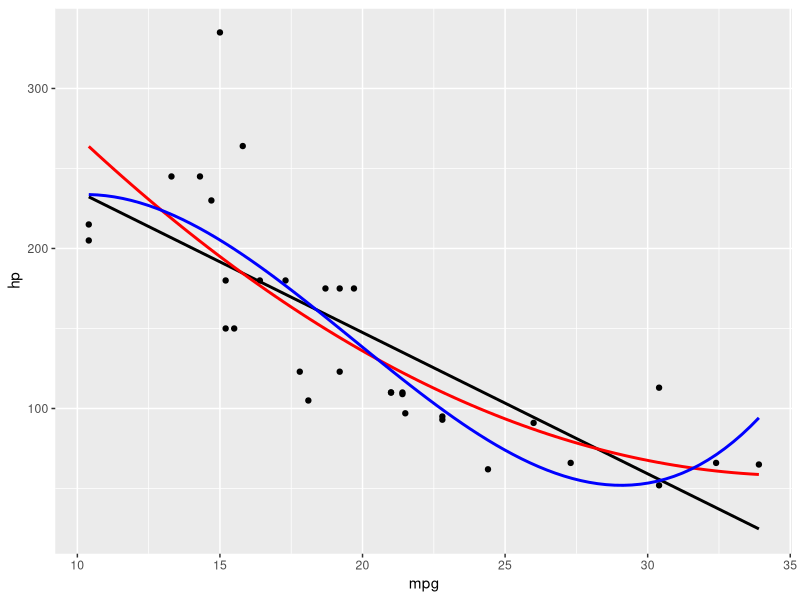
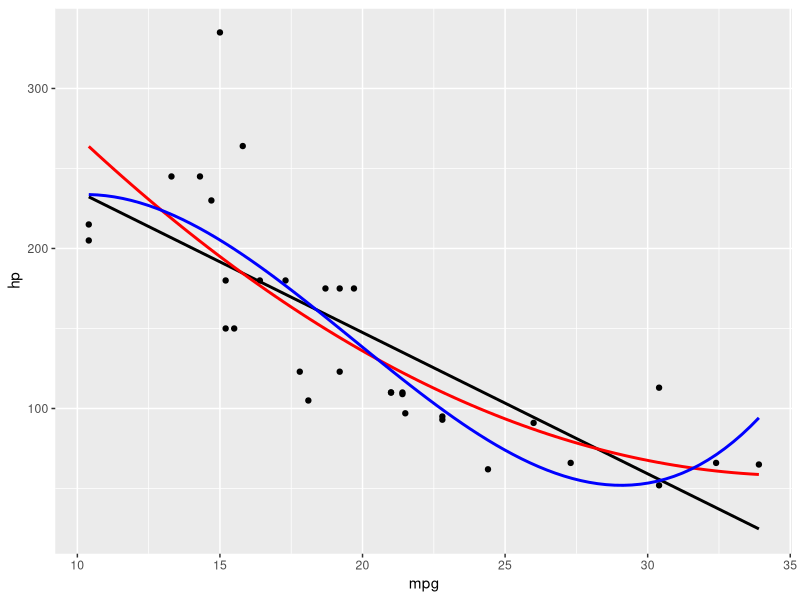
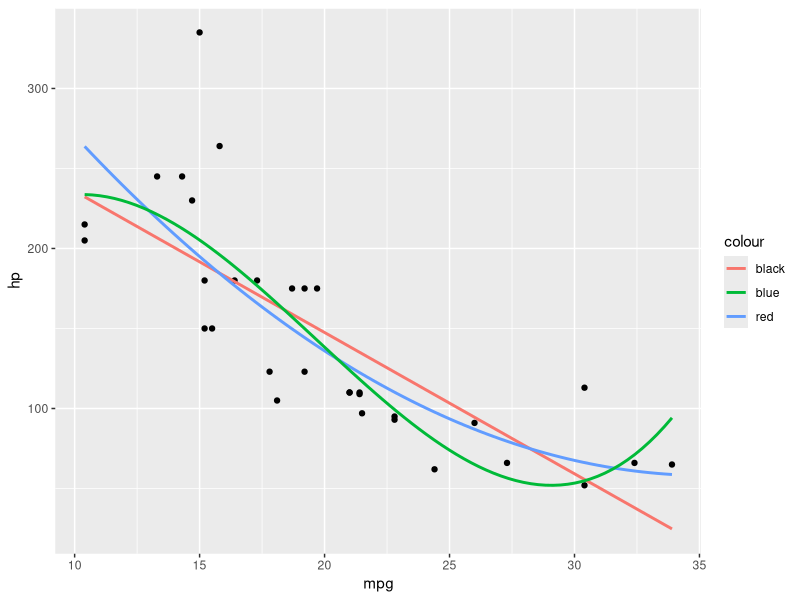
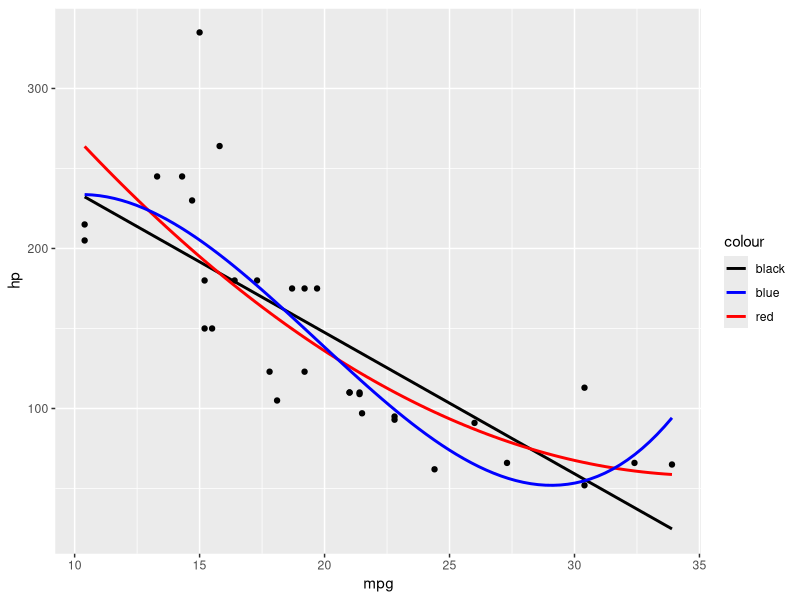
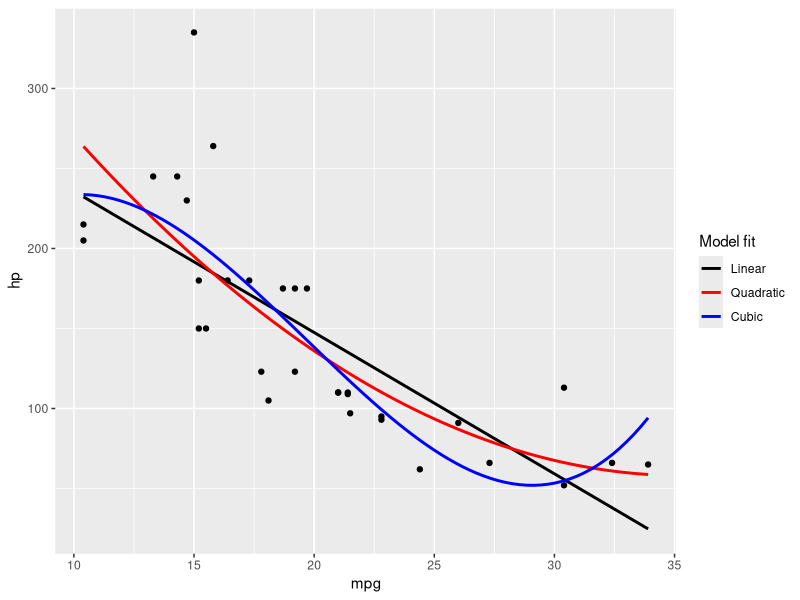
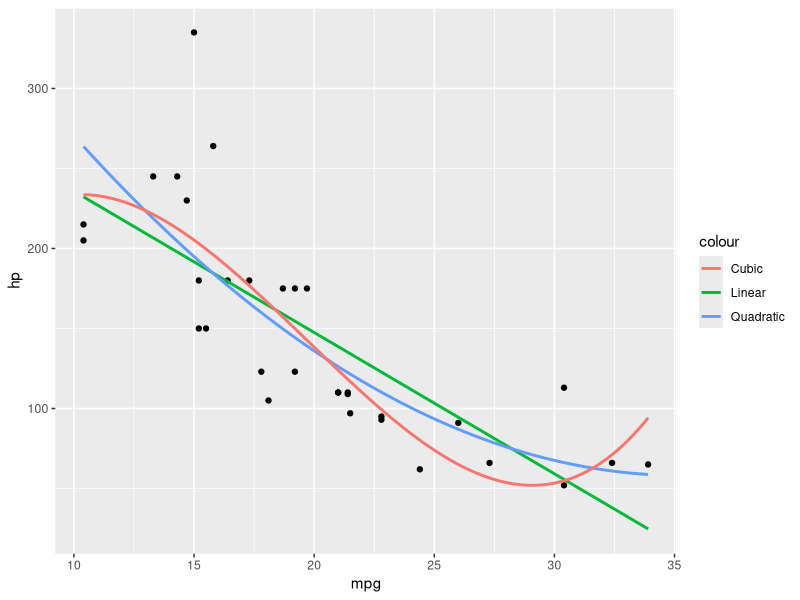
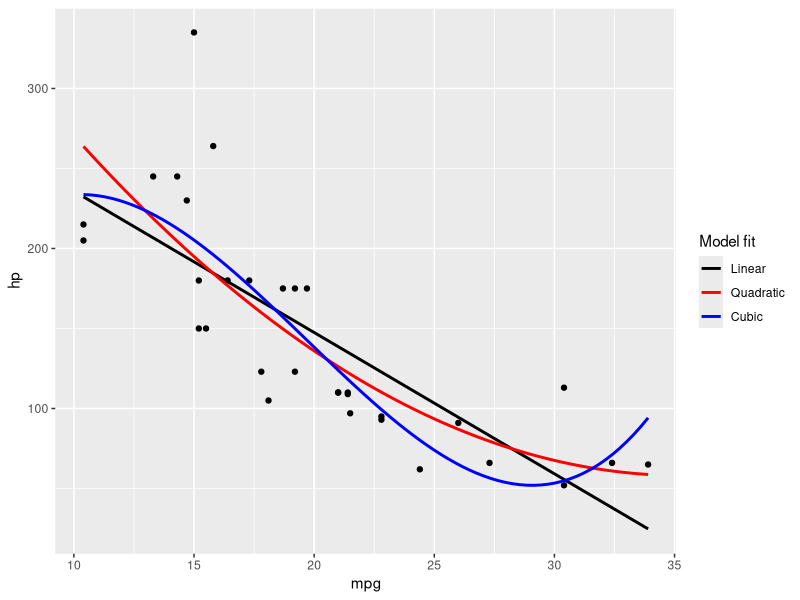

Generate these figures, in order, with R:
## ---- chunk 1
library(ggplot2) # v. 3.0.0
## ---- chunk 2
ggplot(mtcars, aes(mpg, hp) ) +
     geom_point() +
     geom_smooth(method = "lm", se = FALSE, color = "black") +
     geom_smooth(method = "lm", formula = y ~ poly(x, 2), se = FALSE, color = "red") +
     geom_smooth(method = "lm", formula = y ~ poly(x, 3), se = FALSE, color = "blue")
## ---- chunk 3
ggplot(mtcars, aes(mpg, hp) ) +
     geom_point() +
     geom_smooth(method = "lm", se = FALSE, color = "black") +
     geom_smooth(method = "lm", formula = y ~ poly(x, 2), se = FALSE, color = "red") +
     geom_smooth(method = "lm", formula = y ~ poly(x, 3), se = FALSE, color = "blue") +
     scale_color_manual(values = c("black", "red", "blue") )
## ---- chunk 4
ggplot(mtcars, aes(mpg, hp) ) +
     geom_point() +
     geom_smooth(method = "lm", se = FALSE, aes(color = "black") ) +
     geom_smooth(method = "lm", formula = y ~ poly(x, 2), se = FALSE, aes(color = "red") ) +
     geom_smooth(method = "lm", formula = y ~ poly(x, 3), se = FALSE, aes(color = "blue") )
## ---- chunk 5
ggplot(mtcars, aes(mpg, hp) ) +
     geom_point() +
     geom_smooth(method = "lm", se = FALSE, aes(color = "black") ) +
     geom_smooth(method = "lm", formula = y ~ poly(x, 2), se = FALSE, aes(color = "red") ) +
     geom_smooth(method = "lm", formula = y ~ poly(x, 3), se = FALSE, aes(color = "blue") ) +
     scale_color_identity(guide = "legend")
## ---- chunk 6
ggplot(mtcars, aes(mpg, hp) ) +
     geom_point() +
     geom_smooth(method = "lm", se = FALSE, aes(color = "black") ) +
     geom_smooth(method = "lm", formula = y ~ poly(x, 2), se = FALSE, aes(color = "red") ) +
     geom_smooth(method = "lm", formula = y ~ poly(x, 3), se = FALSE, aes(color = "blue") ) +
     scale_color_identity(name = "Model fit",
                          breaks = c("black", "red", "blue"),
                          labels = c("Linear", "Quadratic", "Cubic"),
                          guide = "legend")
## ---- chunk 7
ggplot(mtcars, aes(mpg, hp) ) +
     geom_point() +
     geom_smooth(method = "lm", se = FALSE, aes(color = "Linear") ) +
     geom_smooth(method = "lm", formula = y ~ poly(x, 2), se = FALSE, aes(color = "Quadratic") ) +
     geom_smooth(method = "lm", formula = y ~ poly(x, 3), se = FALSE, aes(color = "Cubic") )
## ---- chunk 8
ggplot(mtcars, aes(mpg, hp) ) +
     geom_point() +
     geom_smooth(method = "lm", se = FALSE, aes(color = "Linear") ) +
     geom_smooth(method = "lm", formula = y ~ poly(x, 2), se = FALSE, aes(color = "Quadratic") ) +
     geom_smooth(method = "lm", formula = y ~ poly(x, 3), se = FALSE, aes(color = "Cubic") ) +
     scale_color_manual(name = "Model fit",
                        breaks = c("Linear", "Quadratic", "Cubic"),
                        values = c("Cubic" = "blue", "Quadratic" = "red", "Linear" = "black") )
